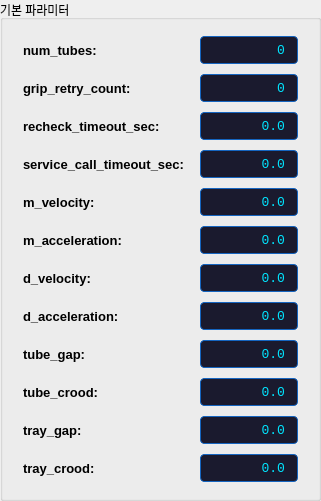
                      <widget class="QGroupBox" name="groupBox_rp_general">
                       <property name="title"><string>기본 파라미터</string></property>
                       <layout class="QGridLayout" name="gridLayout_rp_general">
                        <property name="horizontalSpacing"><number>16</number></property>
                        <property name="verticalSpacing"><number>10</number></property>
                        <property name="leftMargin"><number>20</number></property>
                        <property name="topMargin"><number>16</number></property>
                        <property name="rightMargin"><number>20</number></property>
                        <property name="bottomMargin"><number>16</number></property>
                        <item row="0" column="0">
                         <widget class="QLabel" name="lbl_rp_num_tubes">
                          <property name="styleSheet"><string>font-size: 13px; font-weight: bold;</string></property>
                          <property name="text"><string>num_tubes:</string></property>
                         </widget>
                        </item>
                        <item row="0" column="1">
                         <widget class="QLabel" name="lbl_val_rp_num_tubes">
                          <property name="minimumSize"><size><width>90</width><height>28</height></size></property>
                          <property name="styleSheet"><string>background-color: #1a1a2e; color: #00e5ff; font-size: 13px; font-family: monospace; border: 1px solid #1565C0; border-radius: 4px; padding: 3px 8px; min-width: 80px;</string></property>
                          <property name="text"><string>0</string></property>
                          <property name="alignment"><set>Qt::AlignRight|Qt::AlignVCenter</set></property>
                         </widget>
                        </item>
                        <item row="1" column="0">
                         <widget class="QLabel" name="lbl_rp_grip_retry_count">
                          <property name="styleSheet"><string>font-size: 13px; font-weight: bold;</string></property>
                          <property name="text"><string>grip_retry_count:</string></property>
                         </widget>
                        </item>
                        <item row="1" column="1">
                         <widget class="QLabel" name="lbl_val_rp_grip_retry_count">
                          <property name="minimumSize"><size><width>90</width><height>28</height></size></property>
                          <property name="styleSheet"><string>background-color: #1a1a2e; color: #00e5ff; font-size: 13px; font-family: monospace; border: 1px solid #1565C0; border-radius: 4px; padding: 3px 8px; min-width: 80px;</string></property>
                          <property name="text"><string>0</string></property>
                          <property name="alignment"><set>Qt::AlignRight|Qt::AlignVCenter</set></property>
                         </widget>
                        </item>
                        <item row="2" column="0">
                         <widget class="QLabel" name="lbl_rp_recheck_timeout_sec">
                          <property name="styleSheet"><string>font-size: 13px; font-weight: bold;</string></property>
                          <property name="text"><string>recheck_timeout_sec:</string></property>
                         </widget>
                        </item>
                        <item row="2" column="1">
                         <widget class="QLabel" name="lbl_val_rp_recheck_timeout_sec">
                          <property name="minimumSize"><size><width>90</width><height>28</height></size></property>
                          <property name="styleSheet"><string>background-color: #1a1a2e; color: #00e5ff; font-size: 13px; font-family: monospace; border: 1px solid #1565C0; border-radius: 4px; padding: 3px 8px; min-width: 80px;</string></property>
                          <property name="text"><string>0.0</string></property>
                          <property name="alignment"><set>Qt::AlignRight|Qt::AlignVCenter</set></property>
                         </widget>
                        </item>
                        <item row="3" column="0">
                         <widget class="QLabel" name="lbl_rp_service_call_timeout_sec">
                          <property name="styleSheet"><string>font-size: 13px; font-weight: bold;</string></property>
                          <property name="text"><string>service_call_timeout_sec:</string></property>
                         </widget>
                        </item>
                        <item row="3" column="1">
                         <widget class="QLabel" name="lbl_val_rp_service_call_timeout_sec">
                          <property name="minimumSize"><size><width>90</width><height>28</height></size></property>
                          <property name="styleSheet"><string>background-color: #1a1a2e; color: #00e5ff; font-size: 13px; font-family: monospace; border: 1px solid #1565C0; border-radius: 4px; padding: 3px 8px; min-width: 80px;</string></property>
                          <property name="text"><string>0.0</string></property>
                          <property name="alignment"><set>Qt::AlignRight|Qt::AlignVCenter</set></property>
                         </widget>
                        </item>
                        <item row="4" column="0">
                         <widget class="QLabel" name="lbl_rp_m_velocity">
                          <property name="styleSheet"><string>font-size: 13px; font-weight: bold;</string></property>
                          <property name="text"><string>m_velocity:</string></property>
                         </widget>
                        </item>
                        <item row="4" column="1">
                         <widget class="QLabel" name="lbl_val_rp_m_velocity">
                          <property name="minimumSize"><size><width>90</width><height>28</height></size></property>
                          <property name="styleSheet"><string>background-color: #1a1a2e; color: #00e5ff; font-size: 13px; font-family: monospace; border: 1px solid #1565C0; border-radius: 4px; padding: 3px 8px; min-width: 80px;</string></property>
                          <property name="text"><string>0.0</string></property>
                          <property name="alignment"><set>Qt::AlignRight|Qt::AlignVCenter</set></property>
                         </widget>
                        </item>
                        <item row="5" column="0">
                         <widget class="QLabel" name="lbl_rp_m_acceleration">
                          <property name="styleSheet"><string>font-size: 13px; font-weight: bold;</string></property>
                          <property name="text"><string>m_acceleration:</string></property>
                         </widget>
                        </item>
                        <item row="5" column="1">
                         <widget class="QLabel" name="lbl_val_rp_m_acceleration">
                          <property name="minimumSize"><size><width>90</width><height>28</height></size></property>
                          <property name="styleSheet"><string>background-color: #1a1a2e; color: #00e5ff; font-size: 13px; font-family: monospace; border: 1px solid #1565C0; border-radius: 4px; padding: 3px 8px; min-width: 80px;</string></property>
                          <property name="text"><string>0.0</string></property>
                          <property name="alignment"><set>Qt::AlignRight|Qt::AlignVCenter</set></property>
                         </widget>
                        </item>
                        <item row="6" column="0">
                         <widget class="QLabel" name="lbl_rp_d_velocity">
                          <property name="styleSheet"><string>font-size: 13px; font-weight: bold;</string></property>
                          <property name="text"><string>d_velocity:</string></property>
                         </widget>
                        </item>
                        <item row="6" column="1">
                         <widget class="QLabel" name="lbl_val_rp_d_velocity">
                          <property name="minimumSize"><size><width>90</width><height>28</height></size></property>
                          <property name="styleSheet"><string>background-color: #1a1a2e; color: #00e5ff; font-size: 13px; font-family: monospace; border: 1px solid #1565C0; border-radius: 4px; padding: 3px 8px; min-width: 80px;</string></property>
                          <property name="text"><string>0.0</string></property>
                          <property name="alignment"><set>Qt::AlignRight|Qt::AlignVCenter</set></property>
                         </widget>
                        </item>
                        <item row="7" column="0">
                         <widget class="QLabel" name="lbl_rp_d_acceleration">
                          <property name="styleSheet"><string>font-size: 13px; font-weight: bold;</string></property>
                          <property name="text"><string>d_acceleration:</string></property>
                         </widget>
                        </item>
                        <item row="7" column="1">
                         <widget class="QLabel" name="lbl_val_rp_d_acceleration">
                          <property name="minimumSize"><size><width>90</width><height>28</height></size></property>
                          <property name="styleSheet"><string>background-color: #1a1a2e; color: #00e5ff; font-size: 13px; font-family: monospace; border: 1px solid #1565C0; border-radius: 4px; padding: 3px 8px; min-width: 80px;</string></property>
                          <property name="text"><string>0.0</string></property>
                          <property name="alignment"><set>Qt::AlignRight|Qt::AlignVCenter</set></property>
                         </widget>
                        </item>
                        <item row="8" column="0">
                         <widget class="QLabel" name="lbl_rp_tube_gap">
                          <property name="styleSheet"><string>font-size: 13px; font-weight: bold;</string></property>
                          <property name="text"><string>tube_gap:</string></property>
                         </widget>
                        </item>
                        <item row="8" column="1">
                         <widget class="QLabel" name="lbl_val_rp_tube_gap">
                          <property name="minimumSize"><size><width>90</width><height>28</height></size></property>
                          <property name="styleSheet"><string>background-color: #1a1a2e; color: #00e5ff; font-size: 13px; font-family: monospace; border: 1px solid #1565C0; border-radius: 4px; padding: 3px 8px; min-width: 80px;</string></property>
                          <property name="text"><string>0.0</string></property>
                          <property name="alignment"><set>Qt::AlignRight|Qt::AlignVCenter</set></property>
                         </widget>
                        </item>
                        <item row="9" column="0">
                         <widget class="QLabel" name="lbl_rp_tube_crood">
                          <property name="styleSheet"><string>font-size: 13px; font-weight: bold;</string></property>
                          <property name="text"><string>tube_crood:</string></property>
                         </widget>
                        </item>
                        <item row="9" column="1">
                         <widget class="QLabel" name="lbl_val_rp_tube_crood">
                          <property name="minimumSize"><size><width>90</width><height>28</height></size></property>
                          <property name="styleSheet"><string>background-color: #1a1a2e; color: #00e5ff; font-size: 13px; font-family: monospace; border: 1px solid #1565C0; border-radius: 4px; padding: 3px 8px; min-width: 80px;</string></property>
                          <property name="text"><string>0.0</string></property>
                          <property name="alignment"><set>Qt::AlignRight|Qt::AlignVCenter</set></property>
                         </widget>
                        </item>
                        <item row="10" column="0">
                         <widget class="QLabel" name="lbl_rp_tray_gap">
                          <property name="styleSheet"><string>font-size: 13px; font-weight: bold;</string></property>
                          <property name="text"><string>tray_gap:</string></property>
                         </widget>
                        </item>
                        <item row="10" column="1">
                         <widget class="QLabel" name="lbl_val_rp_tray_gap">
                          <property name="minimumSize"><size><width>90</width><height>28</height></size></property>
                          <property name="styleSheet"><string>background-color: #1a1a2e; color: #00e5ff; font-size: 13px; font-family: monospace; border: 1px solid #1565C0; border-radius: 4px; padding: 3px 8px; min-width: 80px;</string></property>
                          <property name="text"><string>0.0</string></property>
                          <property name="alignment"><set>Qt::AlignRight|Qt::AlignVCenter</set></property>
                         </widget>
                        </item>
                        <item row="11" column="0">
                         <widget class="QLabel" name="lbl_rp_tray_crood">
                          <property name="styleSheet"><string>font-size: 13px; font-weight: bold;</string></property>
                          <property name="text"><string>tray_crood:</string></property>
                         </widget>
                        </item>
                        <item row="11" column="1">
                         <widget class="QLabel" name="lbl_val_rp_tray_crood">
                          <property name="minimumSize"><size><width>90</width><height>28</height></size></property>
                          <property name="styleSheet"><string>background-color: #1a1a2e; color: #00e5ff; font-size: 13px; font-family: monospace; border: 1px solid #1565C0; border-radius: 4px; padding: 3px 8px; min-width: 80px;</string></property>
                          <property name="text"><string>0.0</string></property>
                          <property name="alignment"><set>Qt::AlignRight|Qt::AlignVCenter</set></property>
                         </widget>
                        </item>
                       </layout>
                      </widget>
